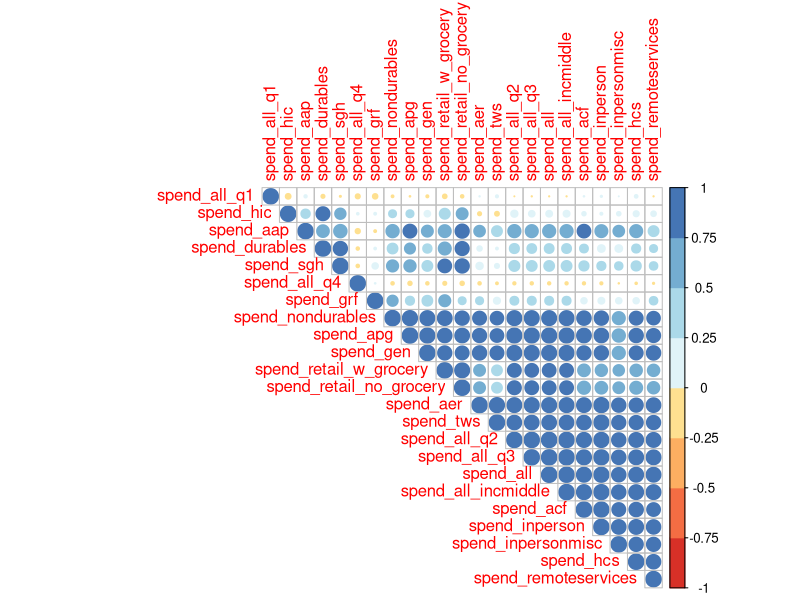
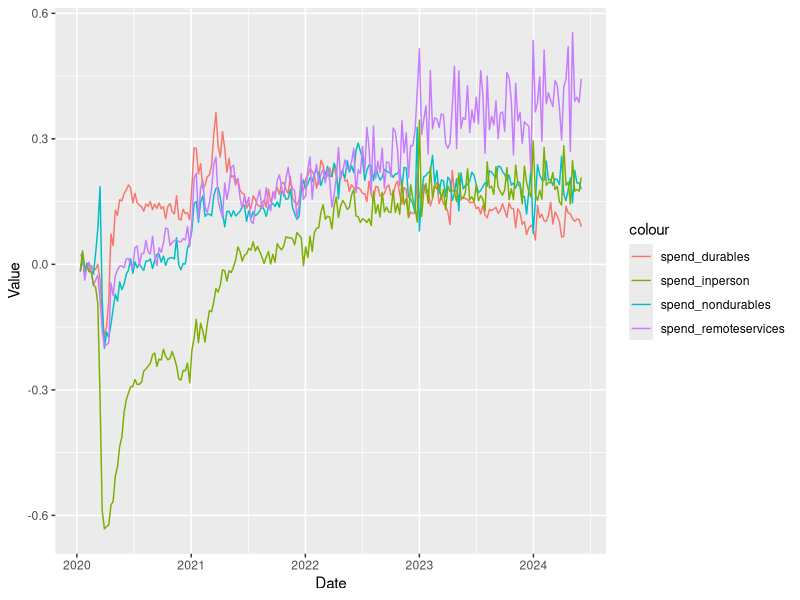
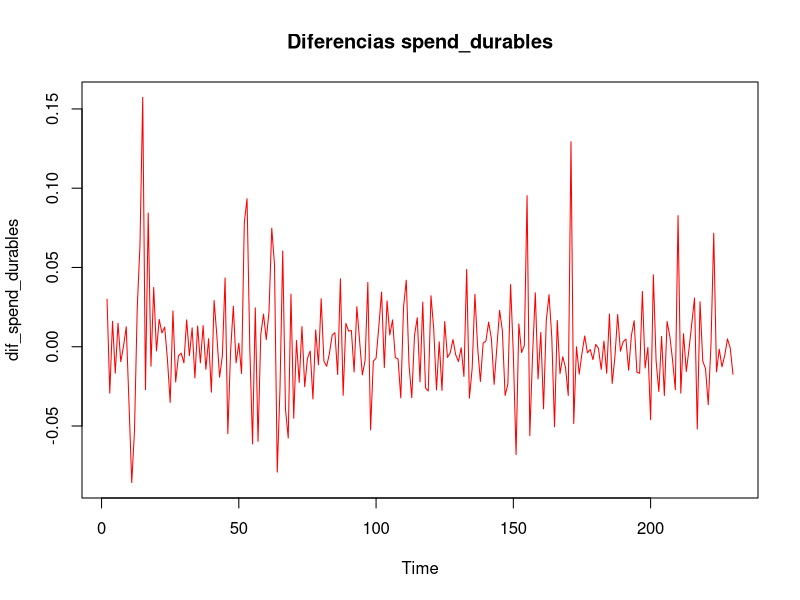
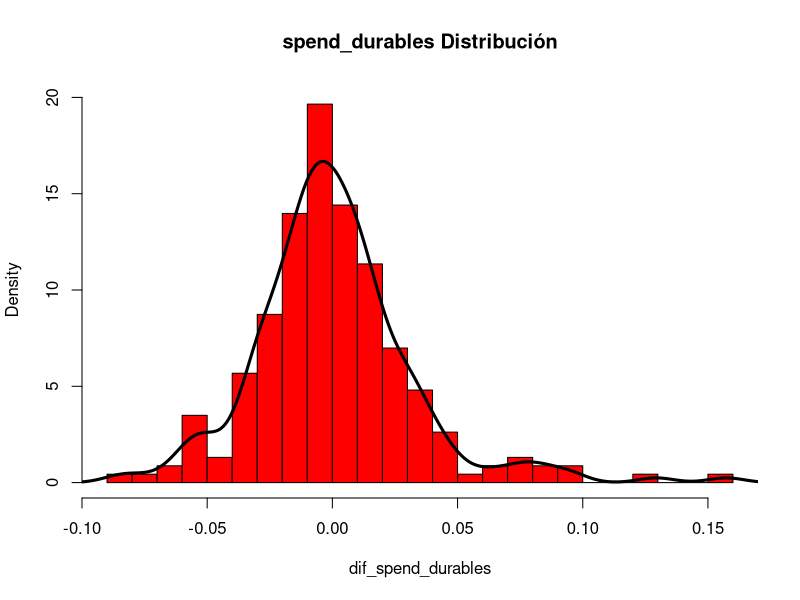
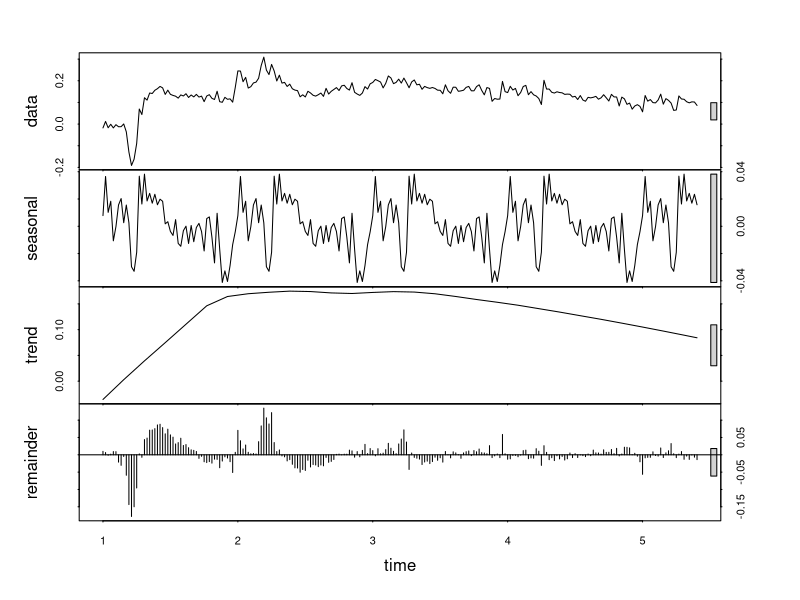
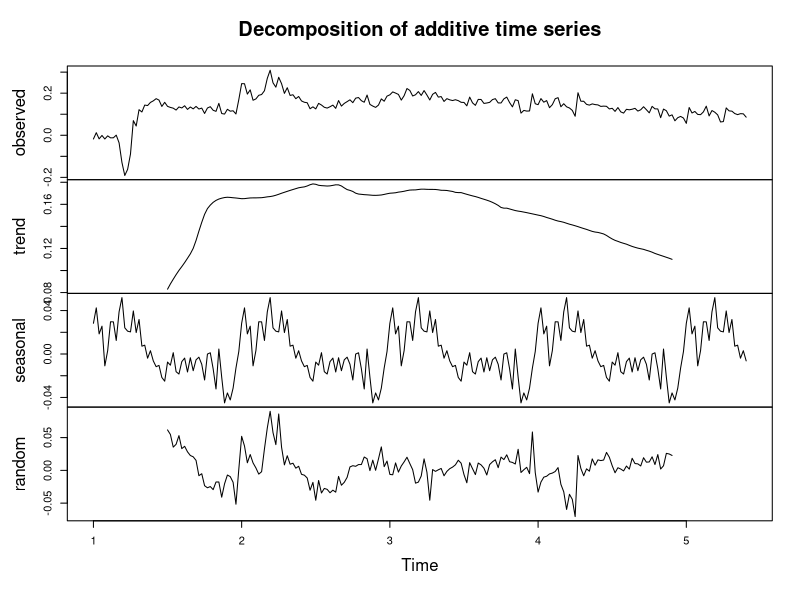
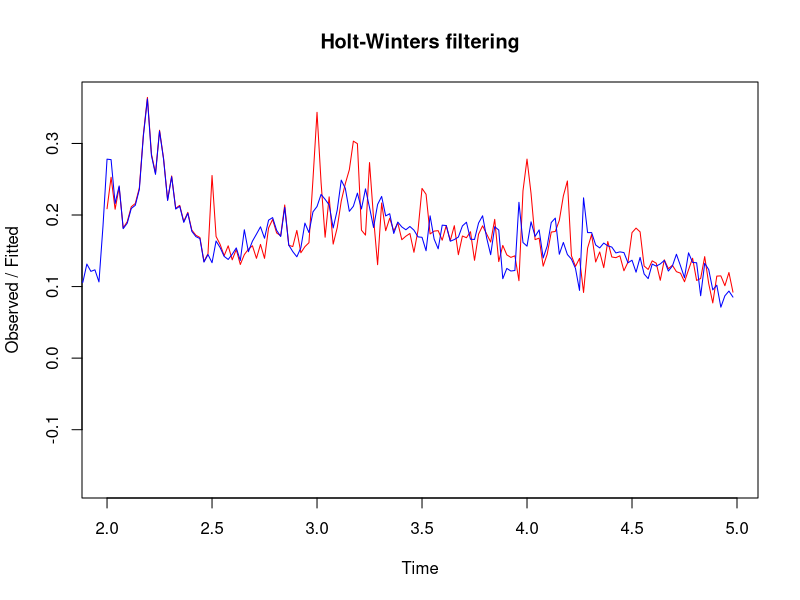
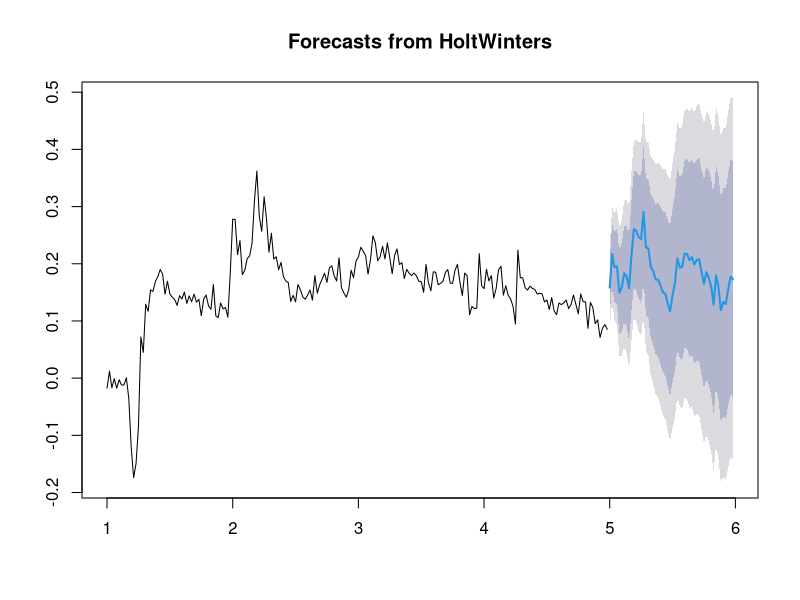

Recreate these plots in R, in order.
library(openxlsx)
library(lubridate)
library(corrplot)
library(RColorBrewer)
library(forecast)
library(ggplot2)

data <- read.xlsx("combined_data.xlsx")

# Convertir las columnas de fecha a una sola columna de fecha
data$date <- as.Date(data$date, origin = "1899-12-30")

# Reemplazamos na con la media de la columna
data[is.na(data)] <- sapply(data, function(x) mean(x, na.rm = TRUE))

#Agregamos los datos de todos los estados
data <- aggregate(x = data, by = list(data$date), FUN = mean)

# Gráfico de correlaciones
numeric_columns <- names(data)[grepl("spend_", names(data))]
Correlation_matrix <-cor(data[numeric_columns])
corrplot(Correlation_matrix, type="upper", order="hclust",
         col=brewer.pal(n=8, name="RdYlBu"))

#Ploteo de las series a analizar
ggplot(data, aes(date)) +       # Create ggplot2 plot
  geom_line(aes(y = spend_durables, color = "spend_durables", group=1, )) +
  geom_line(aes(y = spend_nondurables, color = "spend_nondurables", group=1)) +
  geom_line(aes(y = spend_remoteservices, color = "spend_remoteservices", group=1)) +
  geom_line(aes(y = spend_inperson, color = "spend_inperson", group=1)) +
  labs(y = "Value", x= "Date", lintype = "Legend")


#Dividimos los datos quitando el último año para ponerlo como test
data_train <- data[data$date < "2024-01-01",]
data_test <- data[data$date >= "2024-01-01",]

###Estudio individual de cada serie
  #spend_durables

#Calculamos las diferencias entre días
dif_spend_durables <- diff(ts(data$spend_durables))

#Ploteo de las diferencias
plot(dif_spend_durables, type ="l", main = "Diferencias spend_durables", col = "red")

#Variaciones de las diferencias con función de densidad
hist(dif_spend_durables, probability = TRUE, breaks = 30 , ylim = c(0, 20) , main = "spend_durables Distribución", col = "red") #con breaks definimos los intervalos
lines(density(dif_spend_durables), lwd = 3)


#DESCOMPOSICION SERIES
#Método LOESS
flour.spend_durables <- log1p(ts(data$spend_durables, frequency = 52))
flour.stl.spend_durables <- stl(flour.spend_durables, s.window = "period")
plot(flour.stl.spend_durables)

#Método medias móviles
flour.dec.spend_durables <- decompose(flour.spend_durables)
plot(flour.dec.spend_durables)

#Suavizado y predicción por el método de HOLT-WINTERS
spend_durables.hw <- HoltWinters(ts(data_train$spend_durables, frequency = 52))
head(spend_durables.hw)
plot(spend_durables.hw, col = "blue", col.predicted = "red")
spend_durables.fore <- forecast(spend_durables.hw, h=52)
plot(spend_durables.fore)
accuracy(spend_durables.fore, data_test$spend_durables)


#spend_nondurables

#Calculamos las diferencias entre días
dif_spend_nondurables <- diff(ts(data$spend_nondurables))

#Ploteo de las diferencias
plot(dif_spend_nondurables, type ="l", main = "Diferencias spend_nondurables", col = "red")

#Variaciones de las diferencias con función de densidad
hist(dif_spend_nondurables, probability = TRUE, breaks = 30 , ylim = c(0, 20) , main = "spend_nondurables Distribución", col = "red") #con breaks definimos los intervalos
lines(density(dif_spend_nondurables), lwd = 3)


#DESCOMPOSICION SERIES
#Método LOESS
flour.spend_nondurables <- log1p(ts(data$spend_nondurables, frequency = 52))
flour.stl.spend_nondurables <- stl(flour.spend_nondurables, s.window = "period")
plot(flour.stl.spend_nondurables)

#Método medias móviles
flour.dec.spend_nondurables <- decompose(flour.spend_nondurables)
plot(flour.dec.spend_nondurables)

#Suavizado y predicción por el método de HOLT-WINTERS
spend_nondurables.hw <- HoltWinters(ts(data_train$spend_nondurables, frequency = 52))
head(spend_nondurables.hw)
plot(spend_nondurables.hw, col = "blue", col.predicted = "red")
spend_nondurables.fore <- forecast(spend_nondurables.hw, h=52)
plot(spend_nondurables.fore)
accuracy(spend_nondurables.fore, data_test$spend_nondurables)

#spend_remoteservices

#Calculamos las diferencias entre días
dif_spend_remoteservices <- diff(ts(data$spend_remoteservices))

#Ploteo de las diferencias
plot(dif_spend_remoteservices, type ="l", main = "Diferencias spend_remoteservices", col = "red")

#Variaciones de las diferencias con función de densidad
hist(dif_spend_remoteservices, probability = TRUE, breaks = 30 , ylim = c(0, 20) , main = "spend_remoteservices Distribución", col = "red") #con breaks definimos los intervalos
lines(density(dif_spend_remoteservices), lwd = 3)


#DESCOMPOSICION SERIES
#Método LOESS
flour.spend_remoteservices <- log1p(ts(data$spend_remoteservices, frequency = 52))
flour.stl.spend_remoteservices <- stl(flour.spend_remoteservices, s.window = "period")
plot(flour.stl.spend_remoteservices)

#Método medias móviles
flour.dec.spend_remoteservices <- decompose(flour.spend_remoteservices)
plot(flour.dec.spend_remoteservices)

#Suavizado y predicción por el método de HOLT-WINTERS
spend_remoteservices.hw <- HoltWinters(ts(data_train$spend_remoteservices, frequency = 52))
head(spend_remoteservices.hw)
plot(spend_remoteservices.hw, col = "blue", col.predicted = "red")
spend_remoteservices.fore <- forecast(spend_remoteservices.hw, h=52)
plot(spend_remoteservices.fore)
accuracy(spend_remoteservices.fore, data_test$spend_remoteservices)


#spend_inperson

#Calculamos las diferencias entre días
dif_spend_inperson <- diff(ts(data$spend_inperson))

#Ploteo de las diferencias
plot(dif_spend_inperson, type ="l", main = "Diferencias spend_inperson", col = "red")

#Variaciones de las diferencias con función de densidad
hist(dif_spend_inperson, probability = TRUE, breaks = 30 , ylim = c(0, 20) , main = "spend_inperson Distribución", col = "red") #con breaks definimos los intervalos
lines(density(dif_spend_inperson), lwd = 3)


#DESCOMPOSICION SERIES
#Método LOESS
flour.spend_inperson <- log1p(ts(data$spend_inperson, frequency = 52))
flour.stl.spend_inperson <- stl(flour.spend_inperson, s.window = "period")
plot(flour.stl.spend_inperson)

#Método medias móviles
flour.dec.spend_inperson <- decompose(flour.spend_inperson)
plot(flour.dec.spend_inperson)

#Suavizado y predicción por el método de HOLT-WINTERS
spend_inperson.hw <- HoltWinters(ts(data_train$spend_inperson, frequency = 52))
head(spend_inperson.hw)
plot(spend_inperson.hw, col = "blue", col.predicted = "red")
spend_inperson.fore <- forecast(spend_inperson.hw, h=52)
plot(spend_inperson.fore)
accuracy(spend_inperson.fore, data_test$spend_inperson)
